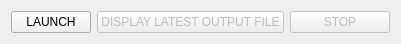
             <widget class="QWidget" name="page_4">
              <property name="geometry">
               <rect>
                <x>0</x>
                <y>0</y>
                <width>397</width>
                <height>41</height>
               </rect>
              </property>
              <attribute name="label">
               <string>Batch</string>
              </attribute>
              <layout class="QHBoxLayout" name="horizontalLayout_14">
               <item>
                <widget class="QPushButton" name="reconstruction_launch_pushButton">
                 <property name="text">
                  <string>LAUNCH</string>
                 </property>
                </widget>
               </item>
               <item>
                <widget class="QPushButton" name="reconstruction_display_latest_output_file_pushButton">
                 <property name="enabled">
                  <bool>false</bool>
                 </property>
                 <property name="text">
                  <string>DISPLAY LATEST OUTPUT FILE</string>
                 </property>
                </widget>
               </item>
               <item>
                <widget class="QPushButton" name="reconstruction_batch_stop_pushButton">
                 <property name="enabled">
                  <bool>false</bool>
                 </property>
                 <property name="minimumSize">
                  <size>
                   <width>100</width>
                   <height>0</height>
                  </size>
                 </property>
                 <property name="maximumSize">
                  <size>
                   <width>100</width>
                   <height>16777215</height>
                  </size>
                 </property>
                 <property name="text">
                  <string>STOP</string>
                 </property>
                </widget>
               </item>
              </layout>
             </widget>
